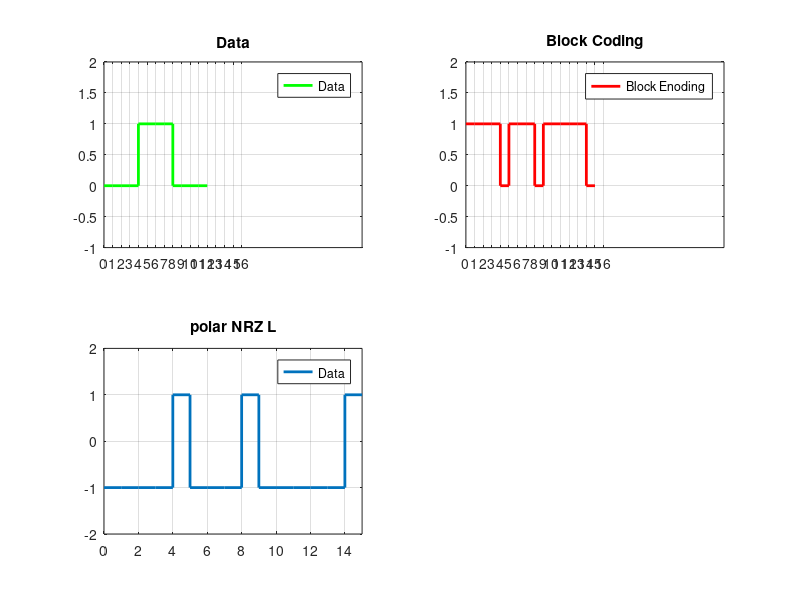
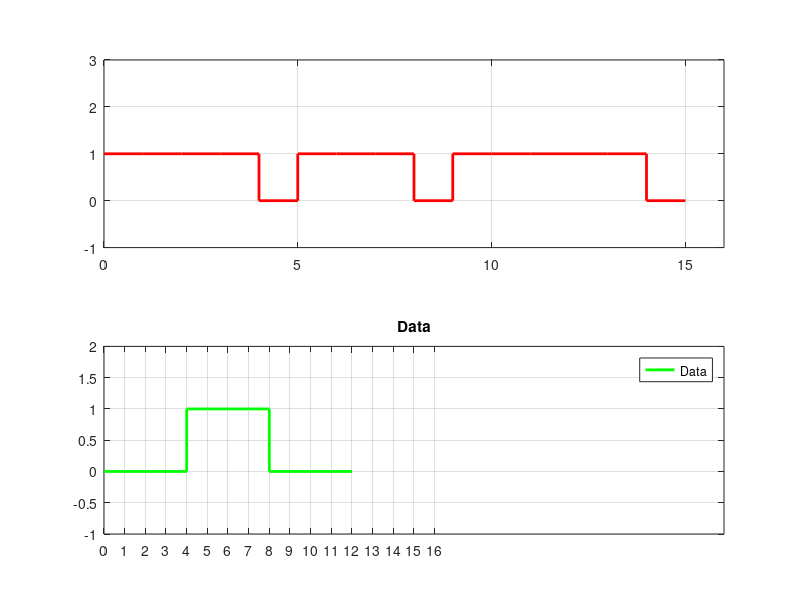

Write the MATLAB code that produced these figures, in order.
data = [0 0 0 0 1 1 1 1 0 0 0 0]
data1 = data
%disp(length(data))
if(mod(length(data),4)==0)
  proc=1;
else
  b=mod(length(data),4)
  b=4-b
  for i=1:b
    data=[0 data]
  end
  %disp(b)
end

%disp(data);

k=[];

%Block Coding
for i=1:4:length(data)-3
  kai=data(i:i+3)

  disp(kai)

  if(kai==0000)
    k=[k 1 1 1 1 0];
  elseif(kai==0010)
    k=[k 1 0 1 0 0];
  elseif(kai==0011)
    k=[k 1 0 1 0 1];
  elseif(kai==0100)
    k=[k 0 1 0 1 0];
  elseif(kai==0101)
    k=[k 0 1 0 1 1];
  elseif(kai==0110)
    k=[k 0 1 1 1 0];
  elseif(kai==0111)
    k=[k 0 1 1 1 1];
  elseif(kai==1000)
    k=[k 1 0 0 1 0];
  elseif(kai==1001)
    k=[k 1 0 0 1 1];
  elseif(kai==1010)
    k=[k 1 0 1 1 0];
  elseif(kai==1011)
    k=[k 1 0 1 1 1];
  elseif(kai==1100)
    k=[k 1 1 0 1 0];
  elseif(kai==1101)
    k=[k 1 1 0 1 1];
  elseif(kai==1110)
    k=[k 1 1 1 0 0];
  elseif(kai=1111)
    k=[k 1 1 1 0 1];
  elseif(kai==0001)
    k=[k 0 1 0 0 1];
  end
  
end



%NRZ_I Line Coding
a2=[];
b2 = k(1:length(k))
n = length(k);

a2(1:length(k)) = b2;
a2(n+1) = a2(n);

xs=0:length(a2)-1


x = [];
y = [];
for i=1:n
    x=[x i-1 i];
    if(k(i)==0)
        y=[y 1 1];
    else
        y=[y -1 -1];
    end
end


n2= length(data1);

an2=[];
bn2 = data1(1:length(data1))

an2(1:length(data1)) = bn2;
an2(n2+1) = an2(n2);

xns=0:length(an2)-1






subplot(2,2,1);
stairs(xns,an2,'g', 'linewidth', 2);
title('Data')
axis([0 length(y) -1 2])
xticks(0:1:length(a2))
legend("Data")
grid on


subplot(2,2,2);
stairs(xs,a2,'r', 'linewidth', 2);
title('Block Coding')
axis([0 length(y) -1 2])
xticks(0:1:length(a2))
legend("Block Enoding")
grid on



subplot(2,2,3);
plot(x,y, 'linewidth', 2);
axis([0,n,-2,2]);
title('Unipolar NRZ');
legend('data', 'Encoded data');
title('Polar NRZ L Encoding')
legend("Encoded Data")
grid on

plot(x,y, 'linewidth', 2)
axis([0,n,-2,2]);
title('polar NRZ L');
legend('Data', 'Encoded data');
hold off  
grid on;



%NRZ_I Decoding
d = [];

for i=1:2:length(y)
  disp(i);
  if(y(i)==1)
    d=[d 0];
  else
    d=[d 1];
  end
end  
disp(d);

d(length(d)+1) = d(length(d));


xq=0:length(d)-1

figure(2)
subplot(2,1,1);
stairs(xq,d,'r','linewidth',2)
axis([0, length(d), -1, 3]) 
grid on



k=[];

d3=d(1:15);

%Block DeCoding

for i=1:5:length(d3)-4
  kai3=d3(i:i+4)

  disp(kai3)
  
  if(kai==11110)
    k=[k 0 0 0 0];
  elseif(kai3 ==11110)
    disp("One")
    k=[k 0 0 0 0];  
  elseif(kai3==10101)
    k=[k 0 0 1 1];
    disp("One")
  elseif(kai3==01010)
    k=[k 0 1 0 0];
    disp("One")
  elseif(kai3==01011)
    k=[k 0 1 0 1];
    disp("One")
  elseif(kai3==01110)
    k=[k 0 1 1 0];
    disp("One")
  elseif(kai3==01111)
    k=[k 0 1 1 1];
    disp("One")
  elseif(kai3==10010)
    k=[k 1 0 0 0];
    disp("One")
  elseif(kai3==10011)
    k=[k 1 0 0 1];
    disp("One")
  elseif(kai3==10110)
    k=[k 1 0 1 0];
    disp("One")
  elseif(kai3==10111)
    k=[k 1 0 1 1];
    disp("One")
  elseif(kai3==11010)
    k=[k 1 1 0 0];
    disp("One")
  elseif(kai3==11011)
    k=[k 1 1 0 1];
    disp("One")
  elseif(kai3==11100)
    k=[k 1 1 1 0];
    disp("One")
  elseif(kai3==11101)
    k=[k 1 1 1 1];
    disp("One")
  elseif(kai3==01001)
    k=[k 0 0 0 1];
    disp("One")
  end
  %disp(k3)
  
end
%disp(k3)


n2= length(data1);

an2=[];
bn2 = data1(1:length(data1))

an2(1:length(data1)) = bn2;
an2(n2+1) = an2(n2);

xns=0:length(an2)-1



subplot(2,1,2);
stairs(xns,an2,'g', 'linewidth', 2);
title('Data')
axis([0 length(y) -1 2])
xticks(0:1:length(a2))
legend("Data")
grid on





